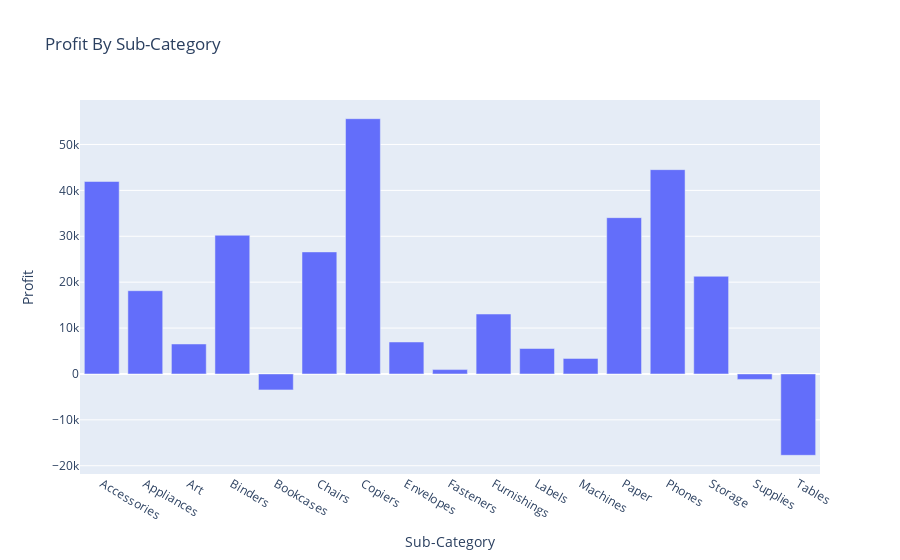

Notebook cell for this chart:
### Code cell
fig = px.bar(profit_by_subcat,
             x = 'Sub-Category',
             y = 'Profit',
             title = 'Profit By Sub-Category')


fig.show()

### Figure 1 — Plotly figure (JSON) as saved in the notebook; plotly's stock layout.template omitted (floating-point values rounded to 4 significant figures)
{"data": [{"hovertemplate": "Sub-Category=%{x}<br>Profit=%{y}<extra></extra>", "legendgroup": "", "marker": {"color": "#636efa", "pattern": {"shape": ""}}, "name": "", "orientation": "v", "showlegend": false, "textposition": "auto", "type": "bar", "x": ["Accessories", "Appliances", "Art", "Binders", "Bookcases", "Chairs", "Copiers", "Envelopes", "Fasteners", "Furnishings", "Labels", "Machines", "Paper", "Phones", "Storage", "Supplies", "Tables"], "xaxis": "x", "y": [41940.0, 18140.0, 6528.0, 30220.0, -3473.0, 26590.0, 55620.0, 6964.0, 949.5, 13060.0, 5546.0, 3385.0, 34050.0, 44520.0, 21280.0, -1189.0, -17730.0], "yaxis": "y"}], "layout": {"autosize": true, "barmode": "relative", "legend": {"tracegroupgap": 0}, "title": {"text": "Profit By Sub-Category"}, "xaxis": {"anchor": "y", "autorange": true, "domain": [0, 1], "range": [-0.5, 16.5], "title": {"text": "Sub-Category"}, "type": "category"}, "yaxis": {"anchor": "x", "autorange": true, "domain": [0, 1], "range": [-21800.0, 59690.0], "title": {"text": "Profit"}, "type": "linear"}}}
